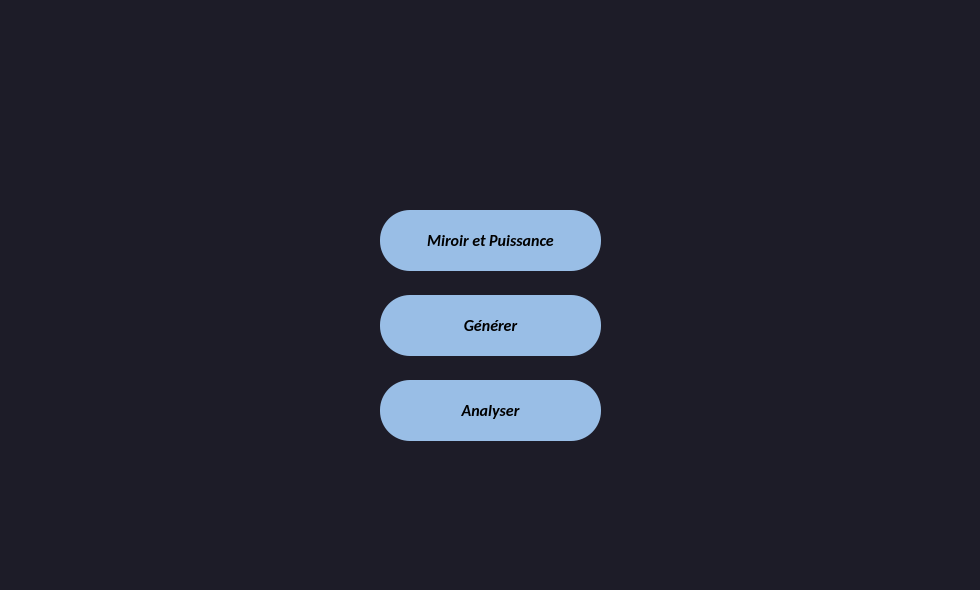
<?xml version="1.0" encoding="UTF-8"?>
<ui version="4.0">
 <class>MainWindow</class>
 <widget class="QMainWindow" name="MainWindow">
  <property name="geometry">
   <rect>
    <x>0</x>
    <y>0</y>
    <width>980</width>
    <height>590</height>
   </rect>
  </property>
  <property name="windowTitle">
   <string>MainWindow</string>
  </property>
  <property name="autoFillBackground">
   <bool>true</bool>
  </property>
  <property name="styleSheet">
   <string notr="true"/>
  </property>
  <widget class="QWidget" name="centralwidget">
   <widget class="QPushButton" name="mir_puis_button">
    <property name="geometry">
     <rect>
      <x>380</x>
      <y>210</y>
      <width>221</width>
      <height>61</height>
     </rect>
    </property>
    <property name="font">
     <font>
      <family>Calibri</family>
      <pointsize>12</pointsize>
      <weight>75</weight>
      <italic>true</italic>
      <bold>true</bold>
      <stylestrategy>PreferDefault</stylestrategy>
      <kerning>true</kerning>
     </font>
    </property>
    <property name="mouseTracking">
     <bool>true</bool>
    </property>
    <property name="focusPolicy">
     <enum>Qt::StrongFocus</enum>
    </property>
    <property name="contextMenuPolicy">
     <enum>Qt::DefaultContextMenu</enum>
    </property>
    <property name="styleSheet">
     <string notr="true">border-radius: 30px;
background-color: #99BEE6</string>
    </property>
    <property name="text">
     <string>Miroir et Puissance</string>
    </property>
   </widget>
   <widget class="QPushButton" name="generate_button">
    <property name="geometry">
     <rect>
      <x>380</x>
      <y>295</y>
      <width>221</width>
      <height>61</height>
     </rect>
    </property>
    <property name="font">
     <font>
      <family>Calibri</family>
      <pointsize>12</pointsize>
      <weight>75</weight>
      <italic>true</italic>
      <bold>true</bold>
      <stylestrategy>PreferDefault</stylestrategy>
      <kerning>true</kerning>
     </font>
    </property>
    <property name="mouseTracking">
     <bool>true</bool>
    </property>
    <property name="focusPolicy">
     <enum>Qt::StrongFocus</enum>
    </property>
    <property name="contextMenuPolicy">
     <enum>Qt::DefaultContextMenu</enum>
    </property>
    <property name="styleSheet">
     <string notr="true">border-radius: 30px;
background-color: #99BEE6</string>
    </property>
    <property name="text">
     <string>Générer</string>
    </property>
   </widget>
   <widget class="QPushButton" name="analyse_button">
    <property name="geometry">
     <rect>
      <x>380</x>
      <y>380</y>
      <width>221</width>
      <height>61</height>
     </rect>
    </property>
    <property name="font">
     <font>
      <family>Calibri</family>
      <pointsize>12</pointsize>
      <weight>75</weight>
      <italic>true</italic>
      <bold>true</bold>
      <stylestrategy>PreferDefault</stylestrategy>
      <kerning>true</kerning>
     </font>
    </property>
    <property name="mouseTracking">
     <bool>true</bool>
    </property>
    <property name="focusPolicy">
     <enum>Qt::StrongFocus</enum>
    </property>
    <property name="contextMenuPolicy">
     <enum>Qt::DefaultContextMenu</enum>
    </property>
    <property name="styleSheet">
     <string notr="true">border-radius: 30px;
background-color: #99BEE6</string>
    </property>
    <property name="text">
     <string>Analyser</string>
    </property>
   </widget>
   <widget class="QLabel" name="label_3">
    <property name="geometry">
     <rect>
      <x>-10</x>
      <y>-10</y>
      <width>1011</width>
      <height>601</height>
     </rect>
    </property>
    <property name="autoFillBackground">
     <bool>false</bool>
    </property>
    <property name="styleSheet">
     <string notr="true">background-color: rgb(29, 28, 40);</string>
    </property>
    <property name="text">
     <string>&lt;html&gt;&lt;head/&gt;&lt;body&gt;&lt;p&gt;&lt;img src=&quot;:/Bg/TP THL/Frame 1.jpg&quot;/&gt;&lt;/p&gt;&lt;/body&gt;&lt;/html&gt;</string>
    </property>
    <property name="scaledContents">
     <bool>false</bool>
    </property>
   </widget>
   <zorder>label_3</zorder>
   <zorder>mir_puis_button</zorder>
   <zorder>generate_button</zorder>
   <zorder>analyse_button</zorder>
  </widget>
 </widget>
 <resources>
  <include location="Frame1.qrc"/>
  <include location="Frame1.qrc"/>
  <include location="Frame1.qrc"/>
 </resources>
 <connections/>
</ui>
